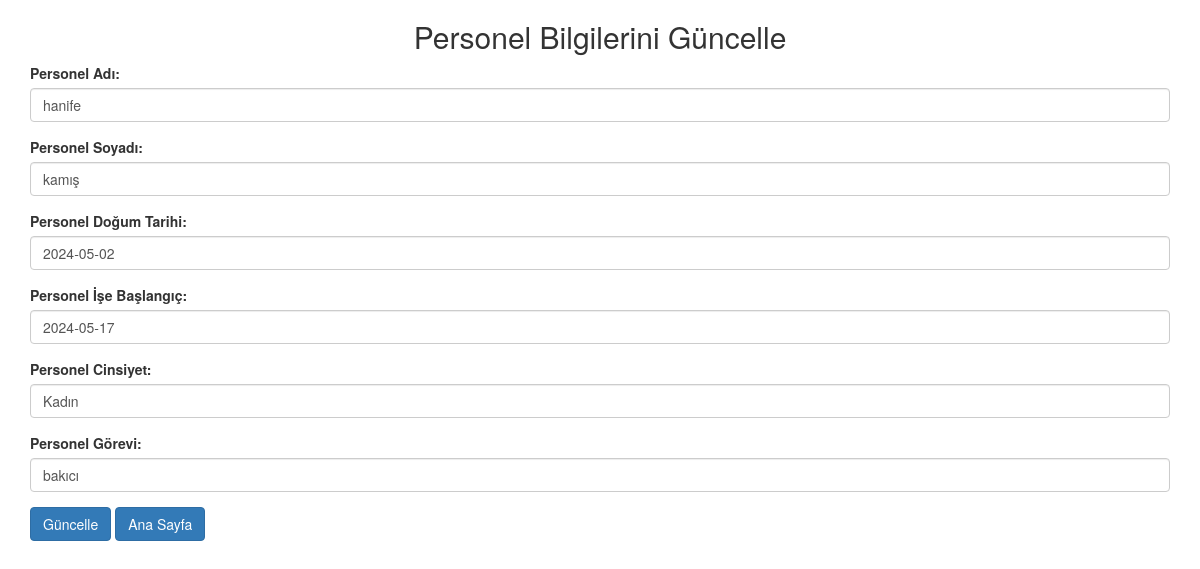
The app's page /personel_guncelle.php?id=2 with its own data.
### tables this page shows
CREATE TABLE `personeller` (
  `personel_id` int(11) NOT NULL,
  `personel_ad` varchar(50) DEFAULT NULL,
  `personel_soyad` varchar(50) DEFAULT NULL,
  `personel_dogum_tarihi` varchar(50) DEFAULT NULL,
  `personel_ise_baslangic` varchar(50) DEFAULT NULL,
  `personel_cinsiyet` varchar(10) DEFAULT NULL,
  `personel_gorevi` varchar(100) DEFAULT NULL
);

### personel_guncelle.php (the view, shortened to what this page needs)
<?php
include('sql.php');
if(isset($_GET["id"])) {
    $personel_id = $_GET["id"];
    $sql = "SELECT * FROM personeller WHERE personel_id = $personel_id";
    $result = $conn->query($sql);
    $row = $result->fetch_assoc();
}
?>
<!DOCTYPE html>
<html lang="en">
<head>
    <link rel="stylesheet" href="https://maxcdn.bootstrapcdn.com/bootstrap/3.3.7/css/bootstrap.min.css">
</head>
<body>
    <div class="container">
        <h2 class="text-center">Personel Bilgilerini Güncelle</h2>
        <form method="post">
            <div class="form-group">
                <label for="personel_ad">Personel Adı:</label>
                <input type="text" class="form-control" id="personel_ad" name="personel_ad" value="<?php echo $row['personel_ad']; ?>">
            </div>
            <div class="form-group">
                <label for="personel_soyad">Personel Soyadı:</label>
                <input type="text" class="form-control" id="personel_soyad" name="personel_soyad" value="<?php echo $row['personel_soyad']; ?>">
            </div>
            <div class="form-group">
                <label for="personel_dogum_tarihi">Personel Doğum Tarihi:</label>
                <input type="text" class="form-control" id="personel_dogum_tarihi" name="personel_dogum_tarihi" value="<?php echo $row['personel_dogum_tarihi']; ?>">
            </div>
            <div class="form-group">
                <label for="personel_ise_baslangic">Personel İşe Başlangıç:</label>
                <input type="text" class="form-control" id="personel_ise_baslangic" name="personel_ise_baslangic" value="<?php echo $row['personel_ise_baslangic']; ?>">
            </div>
            <div class="form-group">
                <label for="personel_cinsiyet">Personel Cinsiyet:</label>
                <input type="text" class="form-control" id="personel_cinsiyet" name="personel_cinsiyet" value="<?php echo $row['personel_cinsiyet']; ?>">
            </div>
            <div class="form-group">
                <label for="personel_gorevi">Personel Görevi:</label>
                <input type="text" class="form-control" id="personel_gorevi" name="personel_gorevi" value="<?php echo $row['personel_gorevi']; ?>">
            </div>
            <button type="submit" class="btn btn-primary">Güncelle</button>
            <a href="test.php" class="btn btn-primary btn-default">Ana Sayfa</a>
        </form>
    </div>
</body>
</html>

### records on screen
personeller: personel_ad "hanife", personel_soyad "kamış", personel_dogum_tarihi "2024-05-02", personel_ise_baslangic "2024-05-17", personel_cinsiyet "Kadın", personel_gorevi "bakıcı"
